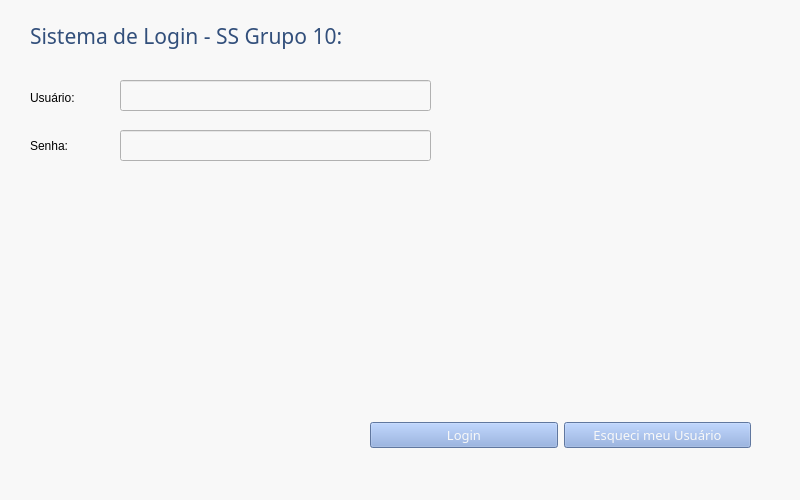
<?xml version="1.0" encoding="UTF-8"?>
<ui version="4.0">
 <class>MainWindow</class>
 <widget class="QMainWindow" name="MainWindow">
  <property name="geometry">
   <rect>
    <x>0</x>
    <y>0</y>
    <width>800</width>
    <height>500</height>
   </rect>
  </property>
  <property name="maximumSize">
   <size>
    <width>800</width>
    <height>500</height>
   </size>
  </property>
  <property name="windowTitle">
   <string>Sistema Naval: SS Grupo 10</string>
  </property>
  <property name="styleSheet">
   <string notr="true">background-color: rgb(248, 248, 248)</string>
  </property>
  <widget class="QWidget" name="centralwidget">
   <widget class="QLabel" name="loginTitle">
    <property name="geometry">
     <rect>
      <x>30</x>
      <y>20</y>
      <width>361</width>
      <height>31</height>
     </rect>
    </property>
    <property name="font">
     <font>
      <family>Montserrat Medium</family>
      <pointsize>16</pointsize>
      <weight>7</weight>
      <italic>false</italic>
      <bold>false</bold>
     </font>
    </property>
    <property name="styleSheet">
     <string notr="true">font: 57 16pt &quot;Montserrat Medium&quot;;
color: rgb(50, 79, 123);</string>
    </property>
    <property name="text">
     <string>Sistema de Login - SS Grupo 10:</string>
    </property>
   </widget>
   <widget class="QWidget" name="horizontalLayoutWidget">
    <property name="geometry">
     <rect>
      <x>370</x>
      <y>420</y>
      <width>381</width>
      <height>31</height>
     </rect>
    </property>
    <layout class="QHBoxLayout" name="horizontalLayout">
     <item>
      <widget class="QPushButton" name="loginButton">
       <property name="font">
        <font>
         <family>Montserrat SemiBold</family>
         <pointsize>10</pointsize>
         <weight>7</weight>
         <italic>false</italic>
         <bold>false</bold>
        </font>
       </property>
       <property name="styleSheet">
        <string notr="true">font: 63 10pt &quot;Montserrat SemiBold&quot;;
background-color: rgb(134, 166, 223);
color: rgb(248, 248, 248);</string>
       </property>
       <property name="text">
        <string>Login</string>
       </property>
      </widget>
     </item>
     <item>
      <widget class="QPushButton" name="forgotUserButton">
       <property name="font">
        <font>
         <family>Montserrat SemiBold</family>
         <pointsize>10</pointsize>
         <weight>7</weight>
         <italic>false</italic>
         <bold>false</bold>
        </font>
       </property>
       <property name="styleSheet">
        <string notr="true">font: 63 10pt &quot;Montserrat SemiBold&quot;;
background-color: rgb(134, 166, 223);
color: rgb(248, 248, 248);</string>
       </property>
       <property name="text">
        <string>Esqueci meu Usuário</string>
       </property>
      </widget>
     </item>
    </layout>
   </widget>
   <widget class="QLineEdit" name="lineEdit">
    <property name="geometry">
     <rect>
      <x>120</x>
      <y>80</y>
      <width>311</width>
      <height>31</height>
     </rect>
    </property>
    <property name="styleSheet">
     <string notr="true">font: 57 10pt &quot;Montserrat Medium&quot;;</string>
    </property>
    <property name="text">
     <string/>
    </property>
   </widget>
   <widget class="QLabel" name="emailLabel">
    <property name="geometry">
     <rect>
      <x>30</x>
      <y>80</y>
      <width>71</width>
      <height>36</height>
     </rect>
    </property>
    <property name="styleSheet">
     <string notr="true">font: 63 10pt &quot;Montserrat Medium&quot;;
</string>
    </property>
    <property name="text">
     <string>Usuário:</string>
    </property>
   </widget>
   <widget class="QLabel" name="label">
    <property name="geometry">
     <rect>
      <x>30</x>
      <y>130</y>
      <width>71</width>
      <height>31</height>
     </rect>
    </property>
    <property name="styleSheet">
     <string notr="true">font: 63 10pt &quot;Montserrat Medium&quot;;</string>
    </property>
    <property name="text">
     <string>Senha:</string>
    </property>
   </widget>
   <widget class="QLineEdit" name="lineEdit_2">
    <property name="geometry">
     <rect>
      <x>120</x>
      <y>130</y>
      <width>311</width>
      <height>31</height>
     </rect>
    </property>
    <property name="styleSheet">
     <string notr="true">font: 57 10pt &quot;Montserrat Medium&quot;;</string>
    </property>
    <property name="text">
     <string/>
    </property>
   </widget>
  </widget>
  <widget class="QMenuBar" name="menubar">
   <property name="geometry">
    <rect>
     <x>0</x>
     <y>0</y>
     <width>800</width>
     <height>20</height>
    </rect>
   </property>
  </widget>
  <widget class="QStatusBar" name="statusbar"/>
 </widget>
 <resources/>
 <connections/>
</ui>
